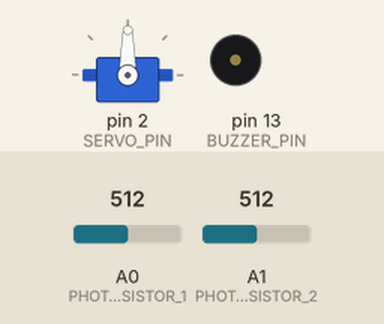
Bench run of a sketch on a simulated Arduino Uno, built with avr-gcc and run on an emulated ATmega328P. Shown: servo, buzzer (waves = sounding). The test bench sets the inputs (shaded band); at power-on: A0 (PHOTORESISTOR_1) = 512, A1 (PHOTORESISTOR_2) = 512.

Above: at 1.2 s.
1.3 s: A0 (PHOTORESISTOR_1) set to 535
At 1.37 s:
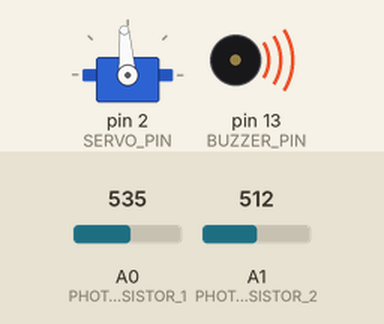
4.3 s: A1 (PHOTORESISTOR_2) set to 521
7.3 s: A1 (PHOTORESISTOR_2) set to 537
At 9.4 s:
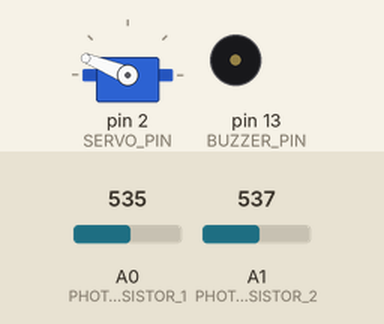
9.7 s: A0 (PHOTORESISTOR_1) set to 716
At 9.83 s:
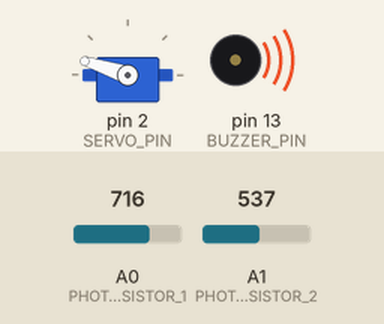
12.7 s: A0 (PHOTORESISTOR_1) set to 558
15.7 s: A0 (PHOTORESISTOR_1) set to 542
At 16.3 s:
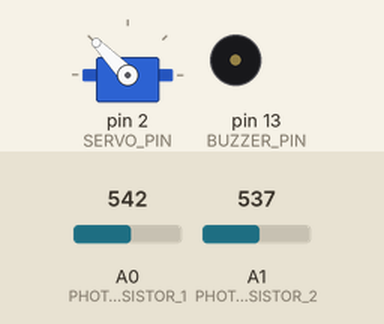
Timing chart, 0 to 18.2 s (numbered marks = the images above; inputs shaded):
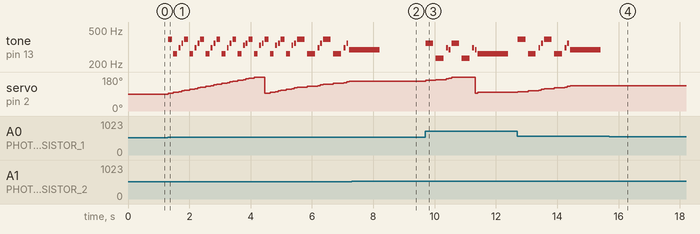

Measured:
- the behaviour switches between 517 and 518 on A0 (PHOTORESISTOR_1) (found by bisection; images 0 and 1)
- the behaviour switches between 529 and 530 on A1 (PHOTORESISTOR_2) (found by bisection; images 1 and 2)
- the behaviour switches between 543 and 542 on A0 (PHOTORESISTOR_1) (found by bisection; images 3 and 4)
- after the input at 1.3 s, tone on pin 13 (BUZZER_PIN): plays 392 Hz for 0.13 s, 262 Hz for 0.13 s, 311 Hz for 0.06 s, 349 Hz for 0.06 s, 392 Hz for 0.13 s, 262 Hz for 0.13 s … (23 notes in this stretch), starting at once; servo on pin 2 (SERVO_PIN): moves from 90° to 180° over 3.0 s, starting at once
- after the input at 7.3 s, tone on pin 13 (BUZZER_PIN): goes on until 8.2 s, then stays silent; servo on pin 2 (SERVO_PIN): stays 158° (without the input it goes to 162° after 1.2 s)
- after the input at 15.7 s, tone on pin 13 (BUZZER_PIN): stops changing and stays silent; servo on pin 2 (SERVO_PIN): stays 134° (without the input it goes to 138° after 0.03 s)

The sketch:

Photoresist-Servo-Buzzer.ino
```cpp
#include <Servo.h>

#define BUZZER_PIN 13
Servo MyServo;

#define SERVO_PIN 2
int State = 1;

#define PHOTORESISTOR_1 A0
#define PHOTORESISTOR_2 A1

#pragma region NOTES

#define NOTE_B0  31
#define NOTE_C1  33
#define NOTE_CS1 35
#define NOTE_D1  37
#define NOTE_DS1 39
#define NOTE_E1  41
#define NOTE_F1  44
#define NOTE_FS1 46
#define NOTE_G1  49
#define NOTE_GS1 52
#define NOTE_A1  55
#define NOTE_AS1 58
#define NOTE_B1  62
#define NOTE_C2  65
#define NOTE_CS2 69
#define NOTE_D2  73
#define NOTE_DS2 78
#define NOTE_E2  82
#define NOTE_F2  87
#define NOTE_FS2 93
#define NOTE_G2  98
#define NOTE_GS2 104
#define NOTE_A2  110
#define NOTE_AS2 117
#define NOTE_B2  123
#define NOTE_C3  131
#define NOTE_CS3 139
#define NOTE_DB3 139
#define NOTE_D3  147
#define NOTE_DS3 156
#define NOTE_EB3 156
#define NOTE_E3  165
#define NOTE_F3  175
#define NOTE_FS3 185
#define NOTE_G3  196
#define NOTE_GS3 208
#define NOTE_A3  220
#define NOTE_AS3 233
#define NOTE_B3  247
#define NOTE_C4  262
#define NOTE_CS4 277
#define NOTE_D4  294
#define NOTE_DS4 311
#define NOTE_E4  330
#define NOTE_F4  349
#define NOTE_FS4 370
#define NOTE_G4  392
#define NOTE_GS4 415
#define NOTE_A4  440
#define NOTE_AS4 466
#define NOTE_B4  494
#define NOTE_C5  523
#define NOTE_CS5 554
#define NOTE_D5  587
#define NOTE_DS5 622
#define NOTE_E5  659
#define NOTE_F5  698
#define NOTE_FS5 740
#define NOTE_G5  784
#define NOTE_GS5 831
#define NOTE_A5  880
#define NOTE_AS5 932
#define NOTE_B5  988
#define NOTE_C6  1047
#define NOTE_CS6 1109
#define NOTE_D6  1175
#define NOTE_DS6 1245
#define NOTE_E6  1319
#define NOTE_F6  1397
#define NOTE_FS6 1480
#define NOTE_G6  1568
#define NOTE_GS6 1661
#define NOTE_A6  1760
#define NOTE_AS6 1865
#define NOTE_B6  1976
#define NOTE_C7  2093
#define NOTE_CS7 2217
#define NOTE_D7  2349
#define NOTE_DS7 2489
#define NOTE_E7  2637
#define NOTE_F7  2794
#define NOTE_FS7 2960
#define NOTE_G7  3136
#define NOTE_GS7 3322
#define NOTE_A7  3520
#define NOTE_AS7 3729
#define NOTE_B7  3951
#define NOTE_C8  4186
#define NOTE_CS8 4435
#define NOTE_D8 4699
#define NOTE_DS8 4978
#define REST 0

#pragma endregion

#pragma region Game of Thrones - GoT

const int GoTMelody[]
{
  NOTE_G4, NOTE_C4, NOTE_DS4, NOTE_F4, NOTE_G4, NOTE_C4, NOTE_DS4, NOTE_F4, NOTE_G4, NOTE_C4,
  NOTE_DS4, NOTE_F4, NOTE_G4, NOTE_C4, NOTE_DS4, NOTE_F4, NOTE_G4, NOTE_C4,  NOTE_E4, NOTE_F4,
  NOTE_G4, NOTE_C4, NOTE_E4, NOTE_F4, NOTE_G4, NOTE_C4, NOTE_E4, NOTE_F4, NOTE_G4, NOTE_C4,
  NOTE_E4, NOTE_F4, NOTE_G4, NOTE_C4, NOTE_DS4, NOTE_F4, NOTE_G4, NOTE_C4, NOTE_DS4, NOTE_F4,
  NOTE_D4, NOTE_F4, NOTE_AS3, NOTE_DS4, NOTE_D4, NOTE_F4, NOTE_AS3, NOTE_DS4,  NOTE_D4, NOTE_C4,
  NOTE_G4, NOTE_C4, NOTE_DS4, NOTE_F4, NOTE_G4, NOTE_C4, NOTE_DS4, NOTE_F4, NOTE_D4, NOTE_F4,
  NOTE_AS3, NOTE_DS4, NOTE_D4, NOTE_F4, NOTE_AS3, NOTE_DS4, NOTE_D4, NOTE_C4, NOTE_G4, NOTE_C4,
  NOTE_DS4, NOTE_F4, NOTE_G4,  NOTE_C4, NOTE_DS4, NOTE_F4, NOTE_D4, NOTE_F4, NOTE_AS3, NOTE_D4,
  NOTE_DS4, NOTE_D4, NOTE_AS3, NOTE_C4, NOTE_C5, NOTE_AS4, NOTE_C4, NOTE_G4, NOTE_DS4, NOTE_DS4,
  NOTE_F4, NOTE_G4, NOTE_C5, NOTE_AS4, NOTE_C4, NOTE_G4, NOTE_DS4, NOTE_DS4, NOTE_D4, NOTE_C5,
  NOTE_G4, NOTE_GS4, NOTE_AS4, NOTE_C5, NOTE_G4, NOTE_GS4, NOTE_AS4, NOTE_C5, NOTE_G4, NOTE_GS4,
  NOTE_AS4, NOTE_C5, NOTE_G4, NOTE_GS4, NOTE_AS4, REST, NOTE_GS5, NOTE_AS5, NOTE_C6, NOTE_G5,
  NOTE_GS5, NOTE_AS5, NOTE_C6, NOTE_G5, NOTE_GS5, NOTE_AS5, NOTE_C6, NOTE_G5, NOTE_GS5, NOTE_AS5
};

const int GotDurations[] =
{
  8, 8, 16, 16, 8, 8, 16, 16, 8, 8, 16, 16, 8, 8, 16, 16, 8, 8, 16, 16, 8, 8, 16, 16, 8, 8, 16, 16,
  8, 8, 16, 16, 4, 4, 16, 16, 4, 4, 16, 16, 1, 4, 4, 16, 16, 4, 4, 16, 16, 1, 4, 4, 16, 16, 4, 4, 16,
  16, 1, 4, 4, 16, 16, 4, 4, 16, 16, 1, 4, 4, 16, 16, 4, 4, 16, 16, 2, 4, 4, 8, 8, 8, 8, 1, 2, 2, 2,
  2, 2, 4, 4, 1, 2, 2, 2, 2, 2, 4, 4, 8, 8, 16, 16, 8, 8, 16, 16, 8, 8, 16, 16, 8, 8, 16, 16, 4, 16,
  16, 8, 8, 16, 16, 8, 16, 16, 16, 8, 8, 16, 16
};

#define GoTSize sizeof(GotDurations)/sizeof(int)
int goTCurrentNote = 0;

#pragma endregion

#pragma region Pirates of the Caribbean - PotC

const int PotCMelody[] =
{
  NOTE_E4, NOTE_G4, NOTE_A4, NOTE_A4, REST, NOTE_A4, NOTE_B4, NOTE_C5, NOTE_C5, REST, NOTE_C5,
  NOTE_D5, NOTE_B4, NOTE_B4, REST, NOTE_A4, NOTE_G4, NOTE_A4, REST, NOTE_E4, NOTE_G4, NOTE_A4,
  NOTE_A4, REST, NOTE_A4, NOTE_B4, NOTE_C5, NOTE_C5, REST, NOTE_C5, NOTE_D5, NOTE_B4, NOTE_B4,
  REST, NOTE_A4, NOTE_G4, NOTE_A4, REST, NOTE_E4, NOTE_G4, NOTE_A4, NOTE_A4, REST, NOTE_A4,
  NOTE_C5, NOTE_D5, NOTE_D5, REST, NOTE_D5, NOTE_E5, NOTE_F5, NOTE_F5, REST, NOTE_E5, NOTE_D5,
  NOTE_E5, NOTE_A4, REST, NOTE_A4, NOTE_B4, NOTE_C5, NOTE_C5, REST, NOTE_D5, NOTE_E5, NOTE_A4,
  REST, NOTE_A4, NOTE_C5, NOTE_B4, NOTE_B4, REST, NOTE_C5, NOTE_A4, NOTE_B4, REST, NOTE_A4,
  NOTE_A4, NOTE_A4, NOTE_B4, NOTE_C5, NOTE_C5, REST, NOTE_C5, NOTE_D5, NOTE_B4, NOTE_B4, REST,
  NOTE_A4, NOTE_G4, NOTE_A4, REST, NOTE_E4, NOTE_G4, NOTE_A4, NOTE_A4, REST, NOTE_A4, NOTE_B4,
  NOTE_C5, NOTE_C5, REST, NOTE_C5, NOTE_D5, NOTE_B4, NOTE_B4, REST, NOTE_A4, NOTE_G4, NOTE_A4,
  REST, NOTE_E4, NOTE_G4, NOTE_A4, NOTE_A4, REST, NOTE_A4, NOTE_C5, NOTE_D5, NOTE_D5, REST,
  NOTE_D5, NOTE_E5, NOTE_F5, NOTE_F5, REST, NOTE_E5, NOTE_D5, NOTE_E5, NOTE_A4, REST, NOTE_A4,
  NOTE_B4, NOTE_C5, NOTE_C5, REST, NOTE_D5, NOTE_E5, NOTE_A4, REST, NOTE_A4, NOTE_C5, NOTE_B4,
  NOTE_B4, REST, NOTE_C5, NOTE_A4, NOTE_B4, REST, NOTE_E5, REST, REST, NOTE_F5, REST, REST,
  NOTE_E5, NOTE_E5, REST, NOTE_G5, REST, NOTE_E5, NOTE_D5, REST, REST, NOTE_D5, REST, REST,
  NOTE_C5, REST, REST, NOTE_B4, NOTE_C5, REST, NOTE_B4, REST, NOTE_A4, NOTE_E5, REST, REST,
  NOTE_F5, REST, REST, NOTE_E5, NOTE_E5, REST, NOTE_G5, REST, NOTE_E5, NOTE_D5, REST, REST,
  NOTE_D5, REST, REST, NOTE_C5, REST, REST, NOTE_B4, NOTE_C5, REST, NOTE_B4, REST, NOTE_A4
};

const int PotCDurations[] =
{
  8, 8, 4, 8, 8, 8, 8, 4, 8, 8, 8, 8, 4, 8, 8, 8, 8, 4, 8, 8, 8, 4, 8, 8, 8, 8, 4, 8, 8, 8, 8, 4, 8,
  8, 8, 8, 4, 8, 8, 8, 4, 8, 8, 8, 8, 4, 8, 8, 8, 8, 4, 8, 8, 8, 8, 8, 4, 8, 8, 8, 4, 8, 8, 4, 8, 4,
  8, 8, 8, 4, 8, 8, 8, 8, 4, 4, 4, 8, 8, 8, 4, 8, 8, 8, 8, 4, 8, 8, 8, 8, 4, 8, 8, 8, 4, 8, 8, 8, 8,
  4, 8, 8, 8, 8, 4, 8, 8, 8, 8, 4, 8, 8, 8, 4, 8, 8, 8, 8, 4, 8, 8, 8, 8, 4, 8, 8, 8, 8, 8, 4, 8, 8,
  8, 4, 8, 8, 4, 8, 4, 8, 8, 8, 4, 8, 8, 8, 8, 4, 4, 4, 8, 4, 4, 8, 4, 8, 8, 8, 8, 8, 8, 8, 8, 4, 4,
  8, 4, 4, 8, 4, 8, 8, 8, 8, 8, 2, 4, 8, 4, 4, 8, 4, 8, 8, 8, 8, 8, 8, 8, 8, 4, 4, 8, 4, 4, 8, 4, 8,
  8, 8, 8, 8, 2
};

#define PotCSize sizeof(PotCDurations)/sizeof(int)
int potCCurrentNote = 0;

#pragma endregion

void Play()
{
  if(State == 1)
  {
    if(goTCurrentNote >= GoTSize) goTCurrentNote = 0;

    while(goTCurrentNote < GoTSize && State == 1)
    {
      int duration = 1000/GotDurations[goTCurrentNote];
      tone(BUZZER_PIN, GoTMelody[goTCurrentNote], duration);

      int pauseBetweenNotes = duration * 1.30;
      delay(pauseBetweenNotes);

      noTone(BUZZER_PIN);
      goTCurrentNote++;
      State = 0;
    }
  }
  else if (State == 2)
  {
    if(potCCurrentNote >= PotCSize) potCCurrentNote = 0;

    while(potCCurrentNote < PotCSize && State == 2)
    {
      int duration = 1000/PotCDurations[potCCurrentNote];
      tone(BUZZER_PIN, PotCMelody[potCCurrentNote], duration);

      int pauseBetweenNotes = duration * 1.30;
      delay(pauseBetweenNotes);

      noTone(BUZZER_PIN);
      potCCurrentNote++;
      State = 0;
    }
  }
}

double GetAngleIncrement(int x)
{
  if (x < 100) x = 100;
  if (x > 800) x = 800;

  return 8 - (x-100) * (8-1) / (800-100);
}

void setup()
{
  //Serial.begin(9600);
  pinMode(BUZZER_PIN, OUTPUT);

  MyServo.attach(SERVO_PIN);
  MyServo.write(90);
}

void loop()
{
  int currentAngle = MyServo.read();
  /*
  Serial.print("Current Angle: ");
  Serial.println(currentAngle);
  */
  int photoresistor1Value = analogRead(PHOTORESISTOR_1);
  int photoresistor2Value = analogRead(PHOTORESISTOR_2);
  /*
  Serial.print("LDR 01: ");
  Serial.print(photoresistor1Value);
  Serial.print(" - LDR 02: ");
  Serial.println(photoresistor2Value);
  */
  // Error margin = 5
  if(photoresistor1Value > photoresistor2Value + 5 )
  {
    MyServo.write(currentAngle + GetAngleIncrement(photoresistor2Value));
    State = 1;
  }
  else if(photoresistor2Value > photoresistor1Value + 5)
  {
    MyServo.write(currentAngle - GetAngleIncrement(photoresistor1Value));
    State = 2;
  }
  else
  {
    State = 0;
  }

  Play();

  delay(10);

  if(currentAngle == 0 || currentAngle == 180)
  {
    MyServo.write(90);
  }
}
```
